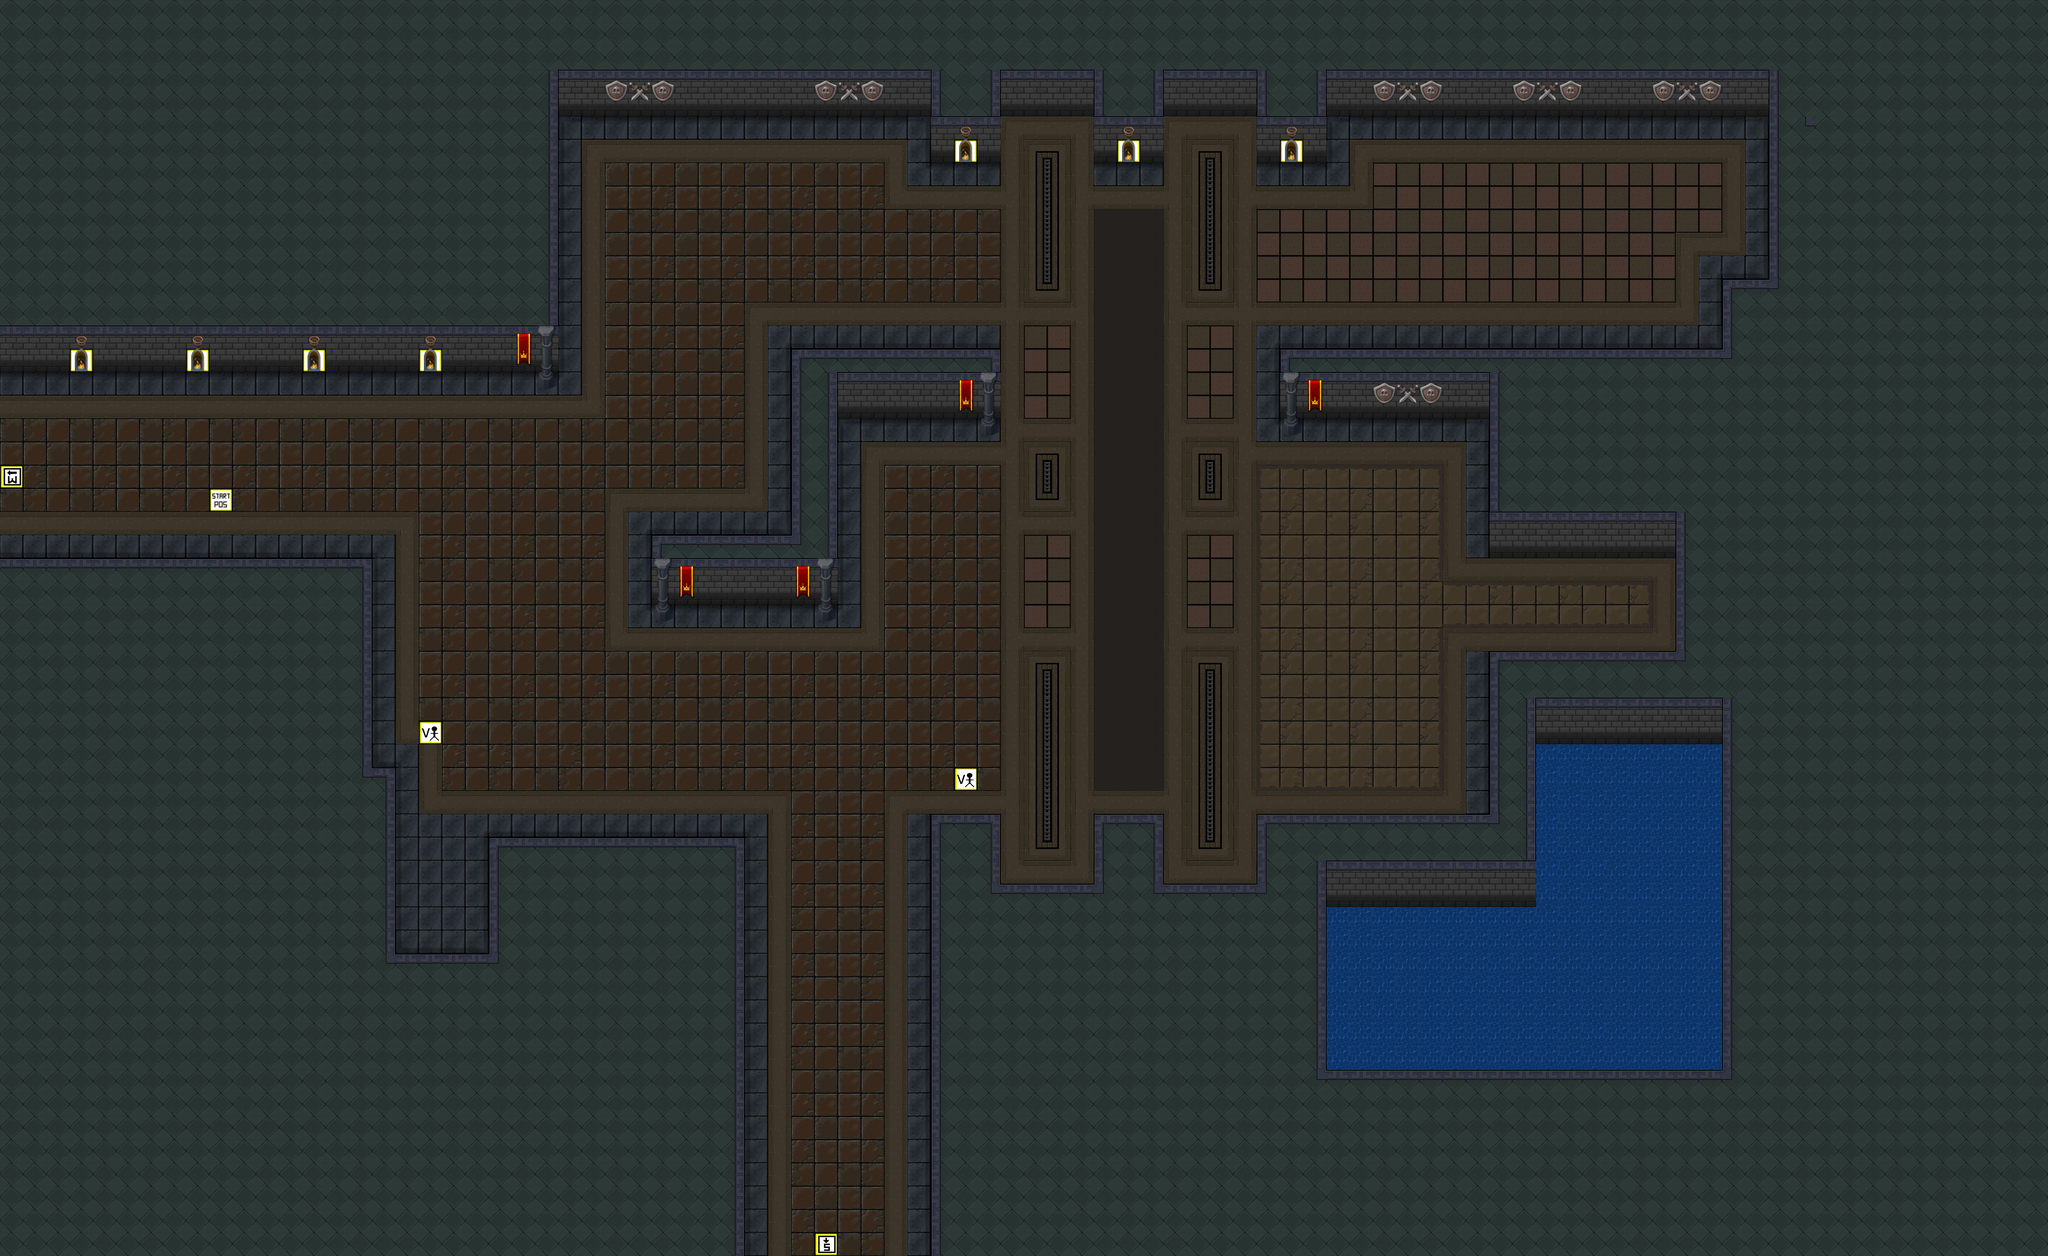

This is a level from a 2D game, rendered from its Tiled map with the project's own tilesets. A one-line summary and the map file follow, with tile-layer data summarised:
An orthogonal 88x54 tile map with 64x64 px tiles, 3 tile layers (game tiles, extra game tiles, marker tiles), 2 tilesets and 25 objects (23x Collision, 2x Spike Ball).

<map version="1.2" tiledversion="1.3.4" orientation="orthogonal" renderorder="left-up" compressionlevel="0" width="88" height="54" tilewidth="64" tileheight="64" infinite="0" nextlayerid="64" nextobjectid="885">
 <tileset firstgid="1" name="marker_tiles" tilewidth="64" tileheight="64" tilecount="100" columns="10">
  <image source="marker_tiles.png" width="640" height="640" />
 </tileset>
 <tileset firstgid="101" name="tileset2" tilewidth="64" tileheight="64" tilecount="616" columns="22">
  <image source="tileset2.png" width="1408" height="1792" />
 </tileset>
 <layer id="59" name="game tiles" width="88" height="54">
  <data>[4752 cells, 4752 non-empty, 60 distinct tile ids]</data>
 </layer>
 <layer id="60" name="extra game tiles" width="88" height="54">
  <data>[4752 cells, 131 non-empty, 19 distinct tile ids]</data>
 </layer>
 <layer id="61" name="marker tiles" width="88" height="54">
  <data>[4752 cells, 12 non-empty, 5 distinct tile ids]</data>
 </layer>
 <objectgroup color="#ffaa00" id="42" name="collision">
  <object id="833" name="Wall" type="Collision" x="0" y="1536" width="1024" height="576" />
  <object id="834" name="Wall" type="Collision" x="1536" y="2304" width="512" height="1152" />
  <object id="835" name="Wall" type="Collision" x="4096" y="1792" width="1536" height="1664" />
  <object id="836" name="Wall" type="Collision" x="3456" y="2240" width="640" height="1216" />
  <object id="839" name="Wall" type="Collision" x="0" y="0" width="5632" height="320" />
  <object id="840" name="Wall" type="Collision" x="0" y="320" width="1536" height="704" />
  <object id="850" name="Wall" type="Collision" x="1088" y="2624" width="448" height="832" />
  <object id="852" name="Wall" type="Collision" x="4096" y="960" width="512" height="576" />
  <object id="853" name="Wall" type="Collision" x="4608" y="960" width="1024" height="832" />
  <object id="855" name="Wall" type="Collision" x="2560" y="2240" width="192" height="1216" />
  <object id="856" name="Wall" type="Collision" x="3008" y="2240" width="192" height="192" />
  <object id="857" name="Wall" type="Collision" x="2752" y="2432" width="704" height="1024" />
  <object id="858" name="Wall" type="Collision" x="2560" y="320" width="192" height="128" />
  <object id="859" name="Wall" type="Collision" x="3008" y="320" width="192" height="128" />
  <object id="860" name="Wall" type="Collision" x="3456" y="320" width="192" height="128" />
  <object id="866" name="Spike Ball" gid="16" x="3264" y="512" width="64" height="64">
   <properties>
    <property name="count" type="int" value="1" />
    <property name="xdirection" value="still" />
    <property name="xdistance" type="int" value="0" />
    <property name="xspeed" type="float" value="0" />
    <property name="ydirection" value="down" />
    <property name="ydistance" type="int" value="29" />
    <property name="yspeed" type="float" value="4" />
   </properties>
  </object>
  <object id="868" name="Spike Ball" gid="16" x="2816" y="2368" width="64" height="64">
   <properties>
    <property name="count" type="int" value="1" />
    <property name="xdirection" value="still" />
    <property name="xdistance" type="int" value="0" />
    <property name="xspeed" type="float" value="0" />
    <property name="ydirection" value="up" />
    <property name="ydistance" type="int" value="29" />
    <property name="yspeed" type="float" value="4" />
   </properties>
  </object>
  <object id="873" name="Wall" type="Collision" x="1792" y="1472" width="512" height="192" />
  <object id="874" name="Wall" type="Collision" x="2304" y="960" width="448" height="192" />
  <object id="875" name="Wall" type="Collision" x="2176" y="960" width="128" height="512" />
  <object id="878" name="Wall" type="Collision" x="4864" y="320" width="768" height="448" />
  <object id="879" name="Wall" type="Collision" x="3520" y="960" width="576" height="192" />
  <object id="880" name="Wall" type="Collision" x="4736" y="768" width="896" height="192" />
  <object id="882" name="Wall" type="Collision" x="1344" y="2304" width="192" height="320" />
  <object id="884" name="Wall" type="Collision" x="0" y="2112" width="1088" height="1344" />
 </objectgroup>
</map>
